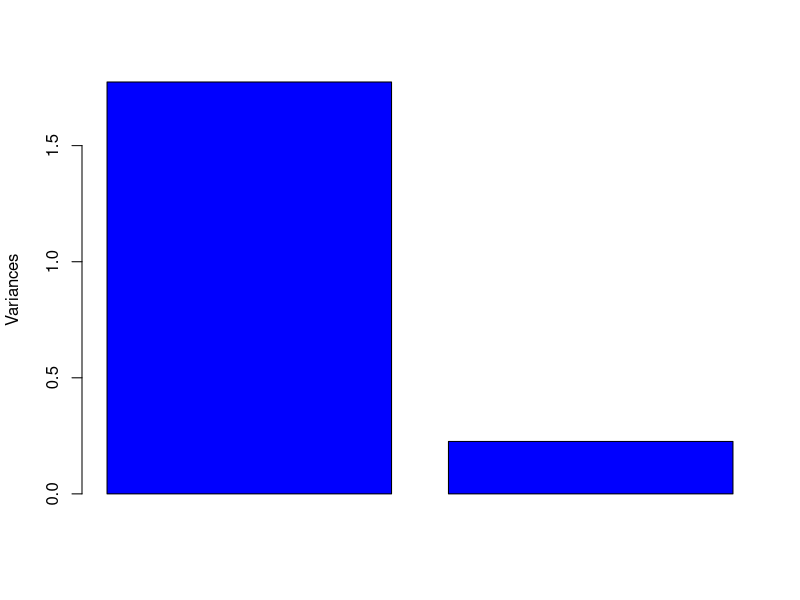
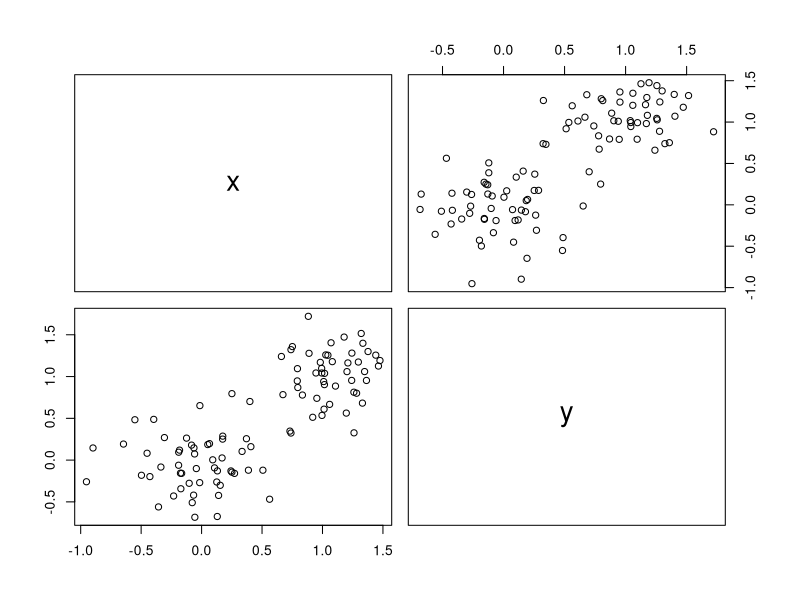
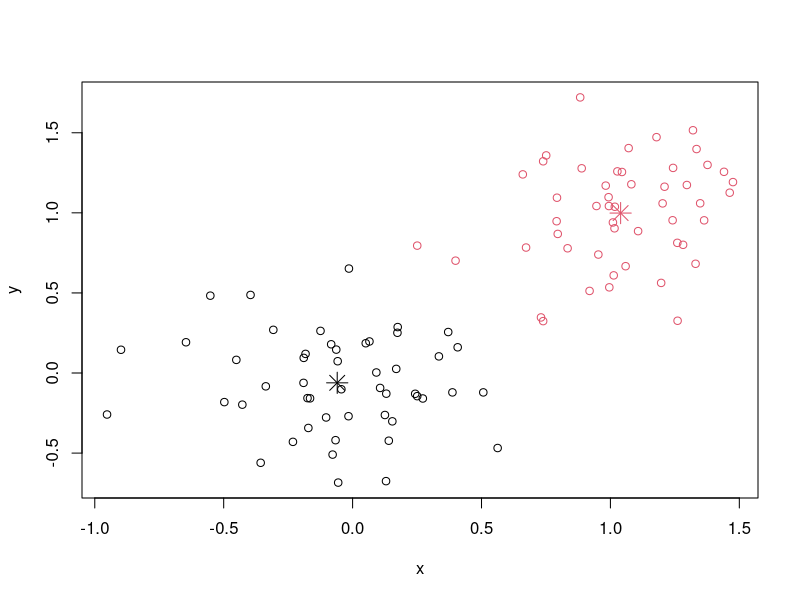
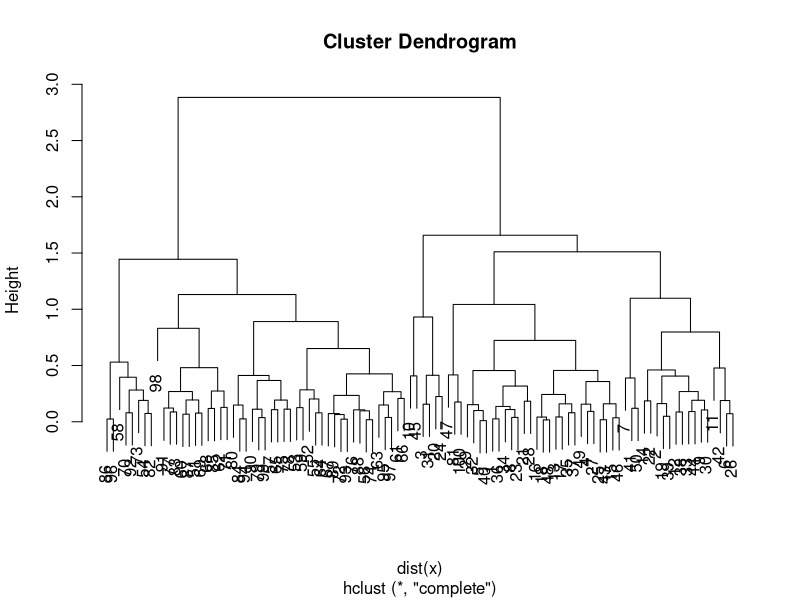
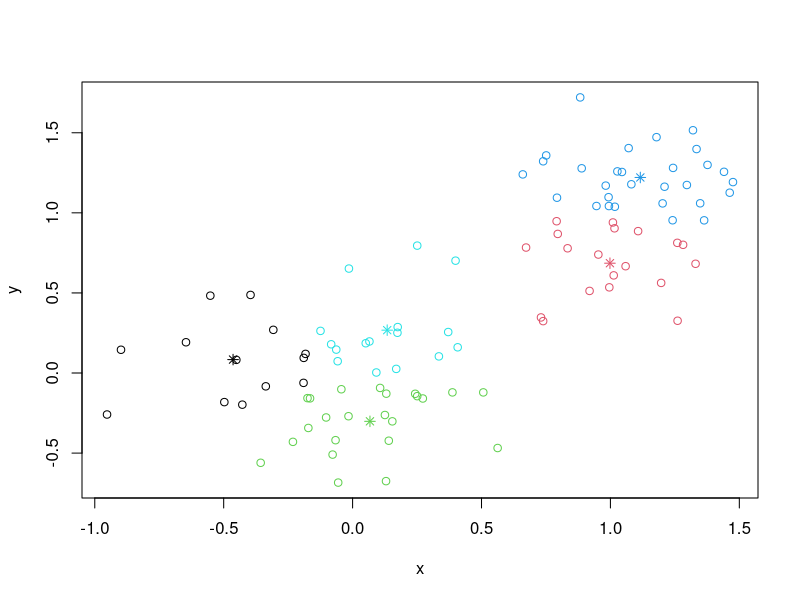

The R source for these figures, in order:
###################################################################################
#   Data 710:  Introduction to R
#   Michael S. Pomatto  (mpomatto@davenport.edu)
#   Week 14 - Advanced R / Data Mining Example
###################################################################################

# Make sure the graphics library is loaded
require(graphics)

# Create a simple two dimensional matrix
x <- rbind(matrix(rnorm(100, sd = 0.3), ncol = 2),
           matrix(rnorm(100, mean = 1, sd = 0.3), ncol = 2))
colnames(x) <- c("x", "y")

# preprocessing - fill in missing values
#
#   This would be a great place to use the Validate, Dplyr, and Tidyr libraries!
#
# Standardize data if necessary

# Principle Component Analysis (PCA)
model <- prcomp(x,scale = TRUE)
summary(model)
plot(model,main="",col="blue")
pairs(x)
#################   Preprocessing done at this point

#  Create a KMeans Cluster Analysis using Two clusters
(cl <- kmeans(x, 2))                                   # Create two clusters
plot(x, col = cl$cluster)                              # Plot the cluster data
points(cl$centers, col = 1:2, pch = 8, cex = 2)        # And the centers for the clusters (look for stars)

hcluster <-hclust(dist(x))    # do a quick hierarchial cluster on x
plot(hcluster)                # visually plot it

#############################

# sum of squares
ss <- function(x) sum(scale(x, scale = FALSE)^2)

## cluster centers "fitted" to each obs.:
fitted.x <- fitted(cl);  head(fitted.x)
resid.x <- x - fitted(cl)

## Equalities : ----------------------------------
cbind(cl[c("betweenss", "tot.withinss", "totss")], # the same two columns
      c(ss(fitted.x), ss(resid.x),    ss(x)))
stopifnot(all.equal(cl$ totss,        ss(x)),
          all.equal(cl$ tot.withinss, ss(resid.x)),
          ## these three are the same:
          all.equal(cl$ betweenss,    ss(fitted.x)),
          all.equal(cl$ betweenss, cl$totss - cl$tot.withinss),
          ## and hence also
          all.equal(ss(x), ss(fitted.x) + ss(resid.x))
)

kmeans(x,1)$withinss # trivial one-cluster, (its W.SS == ss(x))

#
#  Build it out with five clusters
# 
## random starts do help here with too many clusters
## (and are often recommended anyway!):
(cl <- kmeans(x, 5, nstart = 25))
plot(x, col = cl$cluster)
points(cl$centers, col = 1:5, pch = 8)

